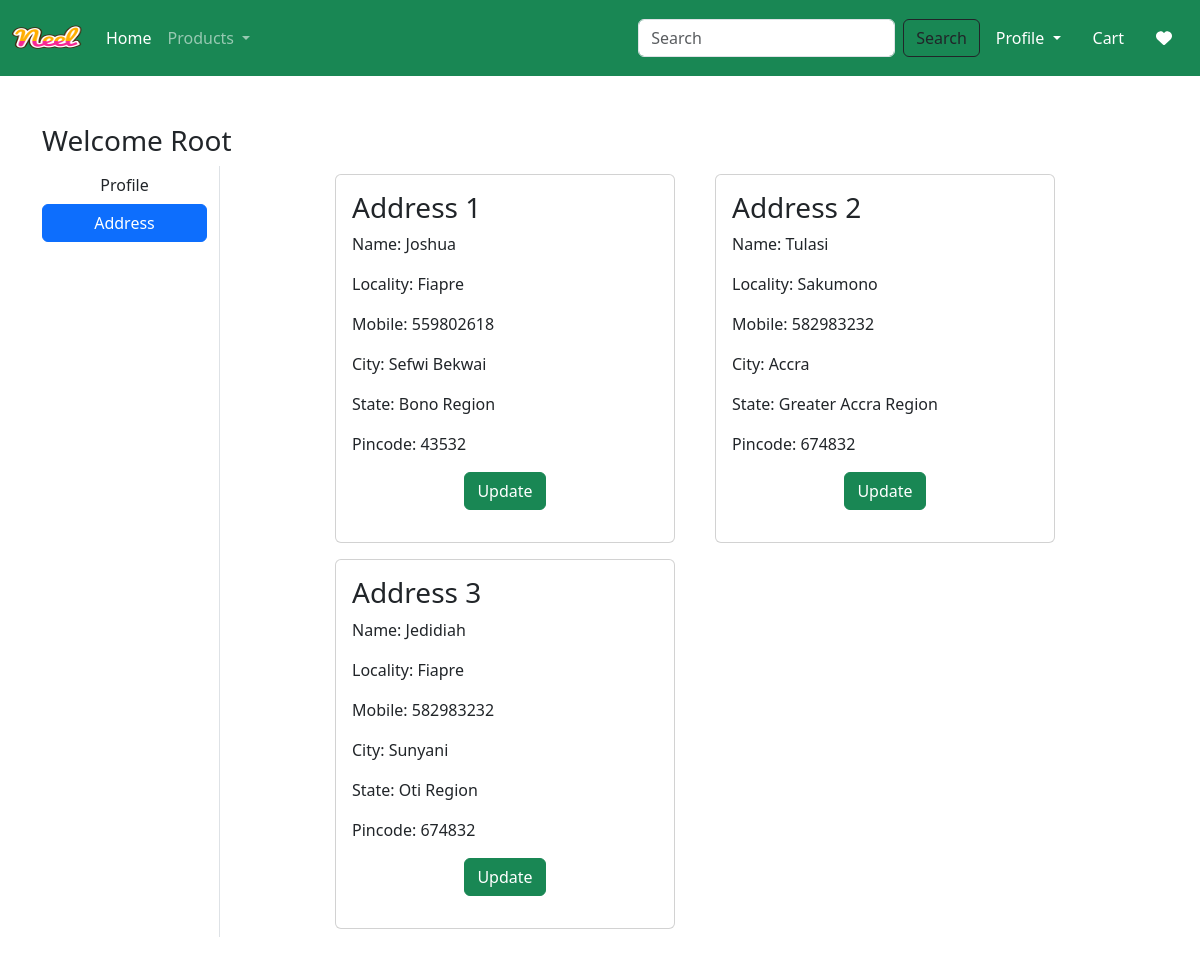
Page /address/ (signed in) on the earlier database version.
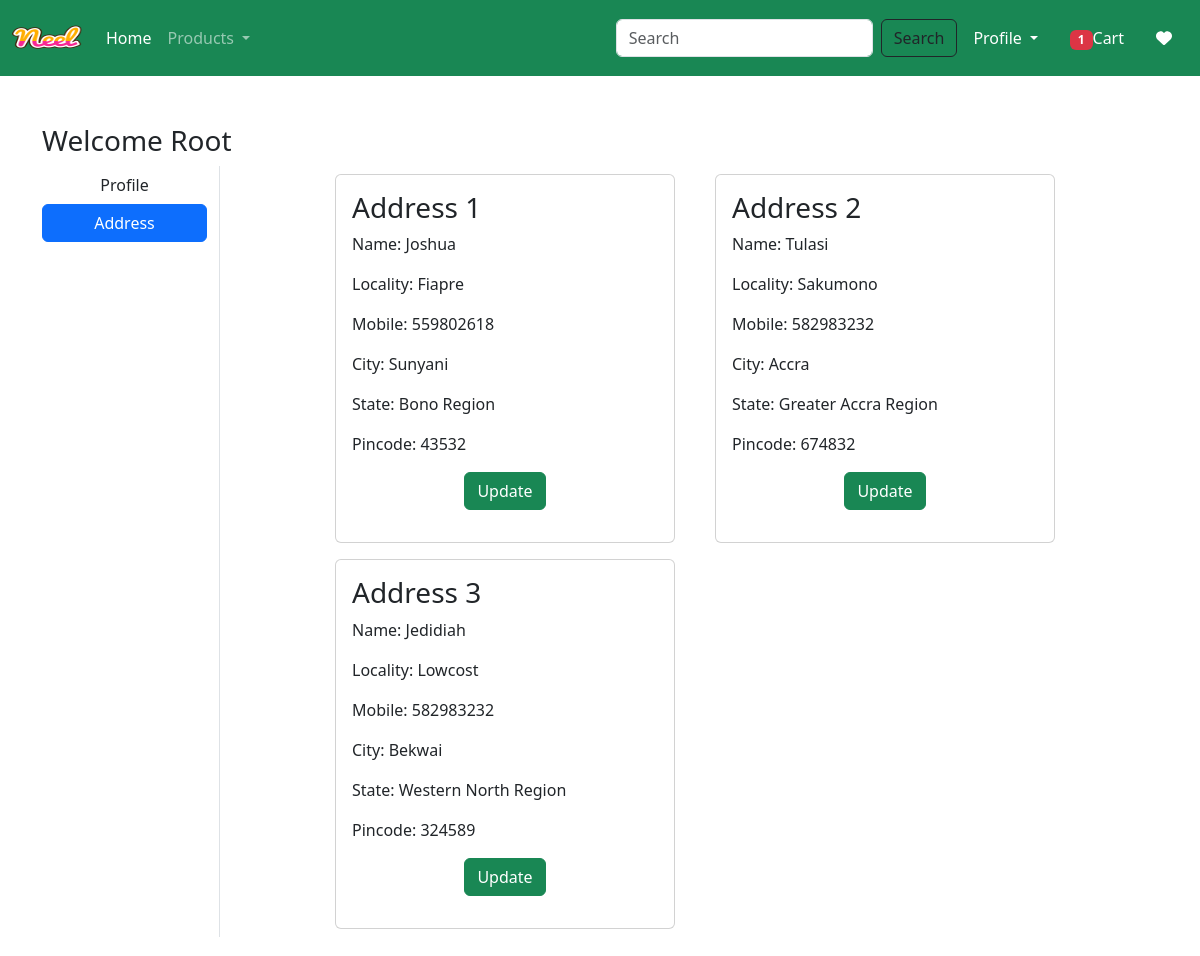
Same page on the later database version.
### app/models.py (models this page shows, shortened)
class Customer(models.Model):
    user = models.ForeignKey(User, on_delete=models.CASCADE)
    name = models.CharField(max_length=200)
    locality = models.CharField(max_length=200)
    city = models.CharField(max_length=50)
    mobile = models.IntegerField(default=0)
    zipcode = models.IntegerField()
    state = models.CharField(choices=STATE_CHOICES, max_length=100)

### app/views.py (the view)
# urls.py: path("address/", views.address, name='address'),
@login_required
def address(request):
    add = Customer.objects.filter(user=request.user)
    totalitem = 0
    wishitem = 0
    if request.user.is_authenticated:
        totalitem = len(Cart.objects.filter(user=request.user))
        wishitem = len(Wishlist.objects.filter(user=request.user))
    return render(request, 'app/address.html', locals())

### app/templates/app/address.html (shortened to what this page needs)
{% extends 'app/base.html' %}
{% load static%}
{% block main-content %}
<div class="container my-5">
    <div class="row">
        <h3>Welcome <span class="text-capitalize">{{request.user}}</span></h3>
        <div class="col-sm-2 border-end">
            <ul class="list-unstyled">
                <li class="d-grid"><a href="{% url 'profile' %}" class="btn">Profile</a></li>
                <li class="d-grid"><a href="{% url 'address' %}" class="btn btn-primary">Address</a></li>
            </ul>
        </div>
        <div class="col-sm-8 offset-sm-1">
            <div class="row">
                {% for ad in add %}
                    <div class="col-sm-6">
                        <div class="card m-2">
                            <div class="card-body">
                                <h3>Address {{forloop.counter}}</h3>
                                <p>Name: {{ad.name}}</p>
                                <p>Locality: {{ad.locality}}</p>
                                <p>Mobile: {{ad.mobile}}</p>
                                <p>City: {{ad.city}}</p>
                                <p>State: {{ad.state}}</p>
                                <p>Pincode: {{ad.zipcode}}</p>
                                <p class="text-center"><a href="{% url 'update-address' pk=ad.id %}" type="button" class="btn btn-success">Update</a></p>
                            </div>
                        </div>
                    </div>
                {% endfor %}
            </div>
        </div>
    </div>
{% endblock main-content %}

Differences in the rows shown:
changed Customer "Joshua": city "Sefwi Bekwai" → "Sunyani"
changed Customer "Jedidiah": locality "Fiapre" → "Lowcost"; city "Sunyani" → "Bekwai"; state "Oti Region" → "Western North Region"; zipcode "674832" → "324589"
Other differences:
{{ totalitem }}: (not shown) → "1"
